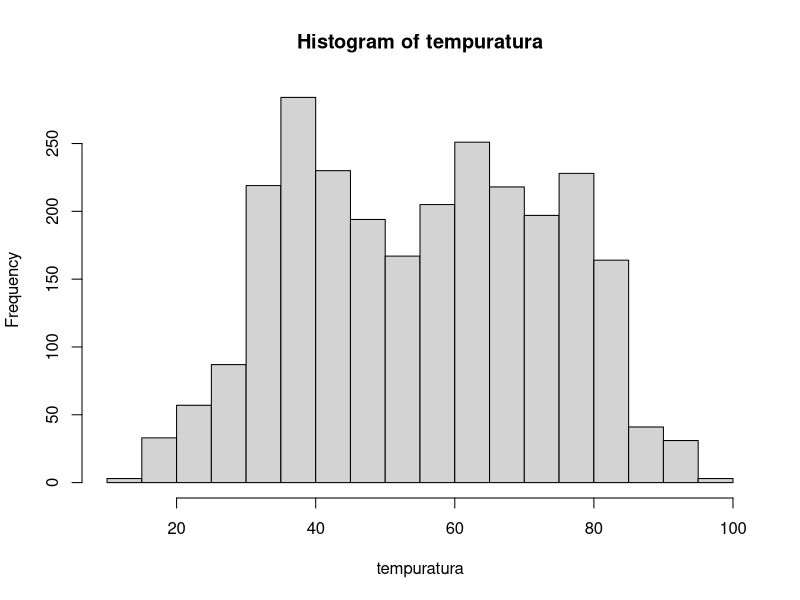
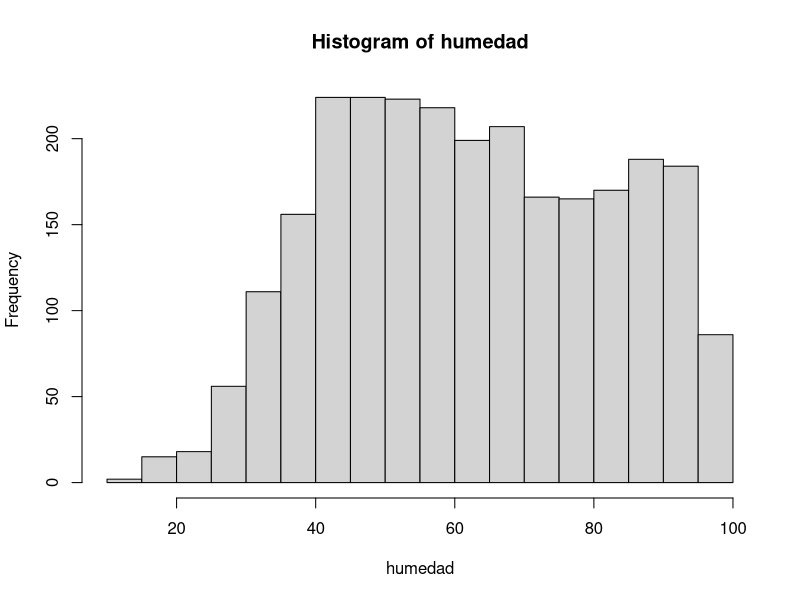
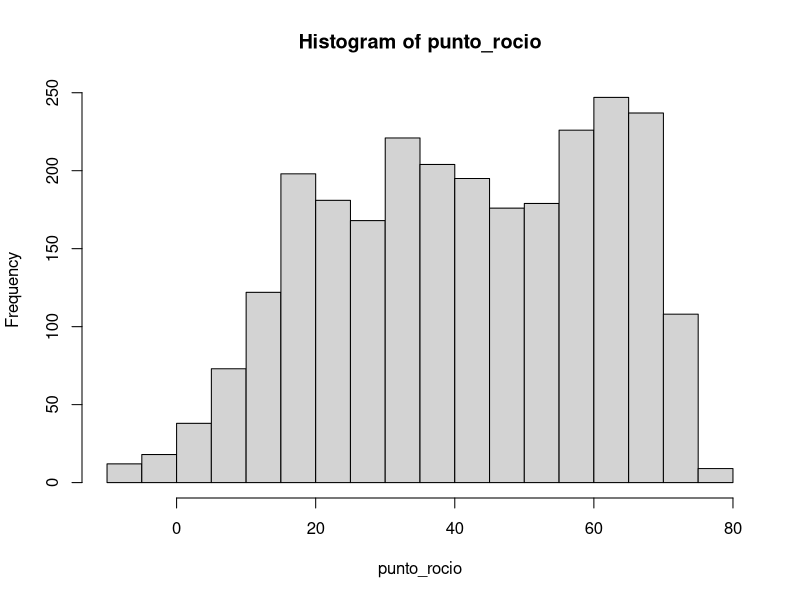
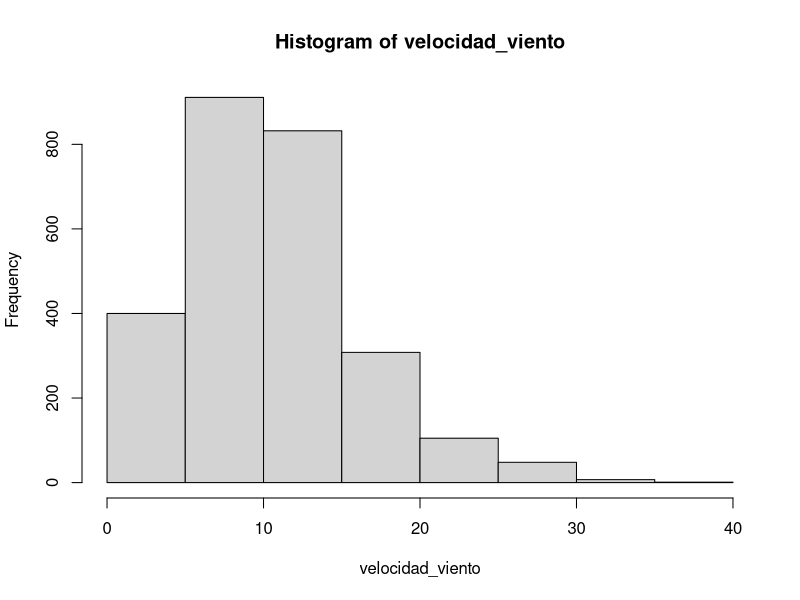

The R script that drew these images, in order:
# nombre del archivo a mandar por correo:
# nombre_apellido_inferencia_profesor.R
# ejemplo:
# juan_perez_estadistica_mayer.R

# No olvide ejecutar las líneas 6 y 11 antes de empezar el resto del trabajo
library(readxl)


# 1. Use la función read_excel para cargar los datos que se encuentran en el archivo excel datos_ie.xlsx
misdatos <- read_excel("datos_ie.xlsx")





# 2. Para la variable "velocidad_viento", que es una de las columnas de los datos 
# que acaba de cargar, encuentre lo siguiente usando la función quantile:
# 2.1 el cuantil 0.025 (2 pto)
# 2.2 la mediana (2 pto)
# 2.3 el cuantil 0.975 (2 pto)
# Nota la función quantile es la que calcula cuantiles de un vector. Por ejemplo si el vector se llama x y
# queremos calcular el cuantil 37 escribiremos en R quantile(x, 0.37)
#Solucion:
#2) 
velocidad_viento<- misdatos$velocidad_viento
#2.1) el cuantil 0.025 de la variable velocidad_viento es 0
quantile( velocidad_viento, 0.025)
#2.2) la mediana de esta variable es de 9.20624
median(velocidad_viento)
#2.3) el cuantil 0.975 de esta variable es de 23.0156
quantile( velocidad_viento, 0.975)




# 3. Para la variable "temperatura" compute lo siguiente
# 3.1 la media (2 pto)
# 3.2 la desviación estandar    (2 pto)
# 3.3 la cantidad de observaciones (n)   (2 pto)
# 3.4 la desviación estandar, dividida por la raíz de n  (2 pto)
#Solucion:
tempuratura<- misdatos$temperatura
#3.1)
mean(tempuratura)
# asi la media de la variable tempuratura es de 55.45093
#3.2) 
sd(tempuratura)
#asi la desviacion estandar de la variable tempuratura es 17.88357
#3.4)
sd(tempuratura)/ sqrt( length(tempuratura)) 
#asi la desviacion estandar dividida por la raiz de n es igual a 0.4399192




# 4. Grafique los histogramas de estas cuatro variables: temperatura, humedad,
# punto_rocio y velocidad_viento. Puede usar cualquier función y paquete de R (4 pts)
#Solucion:
humedad<- misdatos$humedad
punto_rocio<- misdatos$punto_rocio
#Histograma de la varibale temperatura
hist(tempuratura)
#histograma de la variable de humedad
hist(humedad)
#histograma de la variable de punto_rocio
hist(punto_rocio)
#histograma de la variable velocidad_viento
hist(velocidad_viento)




# 5. Use el comando pnorm, para encontrar la probabilidad de que una variable aleatoria normal
# estándard esté entre -1 y 1.2, es decir, encontrar P(-1 <= z <= 1.2)
# Nota, el comando pnorm asume por defecto que nuestra normal es estándar. (2 pto)
#Solucion: 
pnorm(1.2)-pnorm(-1)
#asi la probabilidad quue la variable aleatoria estandar este entre -1 y 1.2 es de 0.7262751
